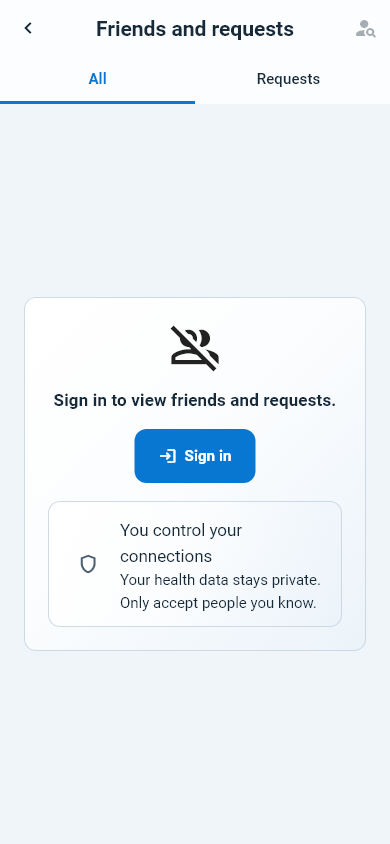
#> input picture test/visual_closure/goldens/visual_closure_community_connections_phone.png, 390 x 844 px, given in place of exec-d5e8b7c7-0edc-49a1-a1be-90cefaa1a7b7.png, which was not available
$ python generate_apple_review_screenshots.py
#> lines starting #> are read from the running program, lines starting #| are printed output that depends on the picture; after the words box and inside, x2 and y2 are one past the last pixel; in counts of white or black regions, pixels touching at a corner belong together; pictures that were not available may be replaced by others from this repository, and a replacement may not be noted
from pathlib import Path
import hashlib
from PIL import Image, ImageDraw, ImageFont, ImageFilter

ROOT = Path(__file__).resolve().parents[1]
SOURCE = ROOT / "test" / "visual_closure" / "goldens"
BACKGROUND = Path(r"C:\Users\HP 1040 G8\.codex\generated_images\01a09fa6-925b-7e60-b7b3-4643dd2d614f\exec-d5e8b7c7-0edc-49a1-a1be-90cefaa1a7b7.png")
OUTPUT = Path(r"C:\Users\HP 1040 G8\Desktop\BIL_App_Store_Build_28_Screenshots_FINAL\iPhone_6_9")
IPAD_OUTPUT = OUTPUT.parent / "iPad_13"
FONT_BOLD = r"C:\Windows\Fonts\segoeuib.ttf"
FONT_REGULAR = r"C:\Windows\Fonts\segoeui.ttf"

SCREENS = [
    ("01_dashboard.png", "visual_closure_dashboard_phone.png", "Your health, finally\nunderstandable.", "TODAY • CONTEXT • DIRECTION"),
    ("02_ai_coach.png", "visual_closure_ai_coach_conversation_phone.png", "Ask about your body.\nGet a clear answer.", "ASK • UNDERSTAND • DECIDE"),
    ("03_daily_log.png", "visual_closure_daily_log_meal_entry_phone.png", "Your whole day,\none calm view.", "MEALS • WATER • ACTIVITY"),
    ("04_food_search.png", "visual_closure_food_catalog_verified_result_phone.png", "Find food with\ntrusted evidence.", "SEARCH • REVIEW • LOG"),
    ("05_progress.png", "visual_closure_analytics_progress_phone.png", "See progress—\nnot noise.", "TRENDS • CONTEXT • CLARITY"),
    ("06_nutrition_goals.png", "visual_closure_nutrition_goals_phone.png", "Goals that adapt to\nyour real day.", "CALORIES • MACROS • NUTRIENTS"),
    ("07_workouts.png", "visual_closure_workout_library_phone.png", "Move with a plan\nyou can follow.", "STRENGTH • CARDIO • MOBILITY"),
    ("08_recipes.png", "visual_closure_recipe_discovery_phone.png", "Real meals for\nreal routines.", "DISCOVER • SAVE • COOK"),
]


def rounded_mask(size: tuple[int, int], radius: int) -> Image.Image:
    mask = Image.new("L", size, 0)
    ImageDraw.Draw(mask).rounded_rectangle((0, 0, size[0], size[1]), radius=radius, fill=255)
    return mask


def fit_cover(image: Image.Image, size: tuple[int, int]) -> Image.Image:
#> called with size = (1290, 2796)
    ratio = max(size[0] / image.width, size[1] / image.height)
#> ratio = 3.31
    resized = image.resize((round(image.width * ratio), round(image.height * ratio)), Image.Resampling.LANCZOS)
    left = (resized.width - size[0]) // 2
#> left = 1
    top = (resized.height - size[1]) // 2
#> top = 0
    return resized.crop((left, top, left + size[0], top + size[1]))


def main() -> None:
    OUTPUT.mkdir(parents=True, exist_ok=True)
    base = fit_cover(Image.open(BACKGROUND).convert("RGB"), (1290, 2796))
    title_font = ImageFont.truetype(FONT_BOLD, 92)
    kicker_font = ImageFont.truetype(FONT_BOLD, 26)
    brand_font = ImageFont.truetype(FONT_BOLD, 34)
    brand_small = ImageFont.truetype(FONT_REGULAR, 18)

    for filename, source_name, headline, kicker in SCREENS:
        target = OUTPUT / filename
        if target.exists() and target.stat().st_size > 0:
            continue
        canvas = base.copy()
        draw = ImageDraw.Draw(canvas)
        draw.rounded_rectangle((72, 72, 156, 156), radius=42, fill="#F7FAFC")
        draw.text((92, 96), "BiL", font=ImageFont.truetype(FONT_BOLD, 25), fill="#071927")
        draw.text((184, 82), "BIL™", font=brand_font, fill="white")
        draw.text((184, 124), "BODY INTELLIGENCE LOG", font=brand_small, fill="#A8CBD7")
        draw.multiline_text((72, 205), headline, font=title_font, fill="white", spacing=2)
        draw.text((74, 435), kicker, font=kicker_font, fill="#72E4CF")

        shot = Image.open(SOURCE / source_name).convert("RGB")
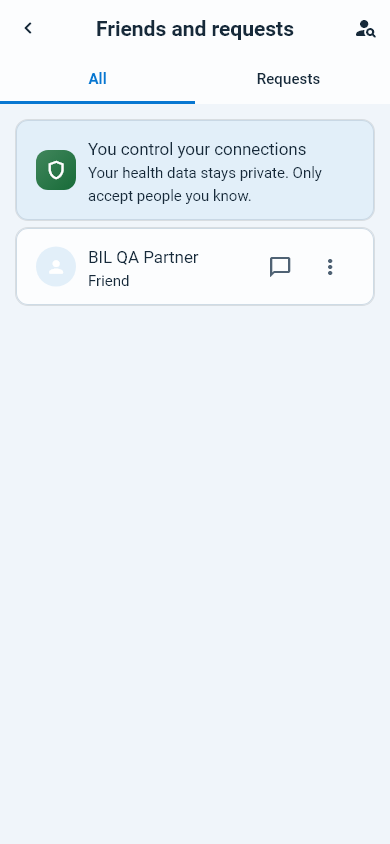
#> input picture test/visual_closure/goldens/visual_closure_community_friend_authenticated_phone.png, 390 x 844 px, given in place of visual_closure_dashboard_phone.png, which was not available
        target_w = 930
        target_h = round(shot.height * target_w / shot.width)
#> target_h = 2013
        shot = shot.resize((target_w, target_h), Image.Resampling.LANCZOS)
#> shot: PIL image 930x2013 RGB
        mask = rounded_mask(shot.size, 62)
#> in rounded_mask, `mask = Image.new("L", size, 0)`: mask: PIL image 930x2013 L; every value is 0
#> in rounded_mask, `ImageDraw.Draw(mask).rounded_rectangle((0, 0, size[0], size[1]), radiu..`:
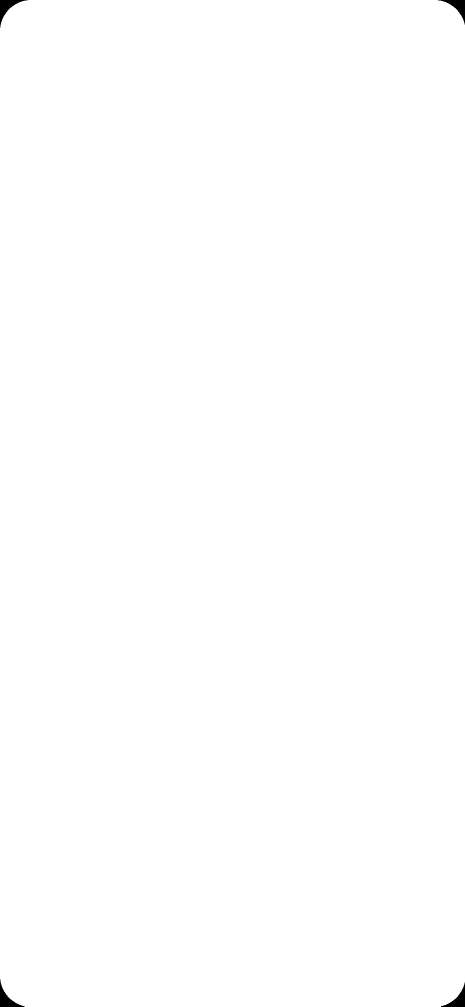
#> mask: PIL image 930x2013 L (shown at 1/2 size); 99.8% white; 4 black regions, box (x1, y1, x2, y2) and area: (0, 0, 55, 55) 842, (876, 0, 930, 49) 787, (0, 1959, 49, 2013) 787, (882, 1965, 930, 2013) 733
        shadow = Image.new("RGBA", canvas.size, (0, 0, 0, 0))
#> shadow: PIL image 1290x2796 RGBA; every value is 0
        shadow_shape = Image.new("RGBA", shot.size, (0, 0, 0, 170))
        shadow_shape.putalpha(mask)
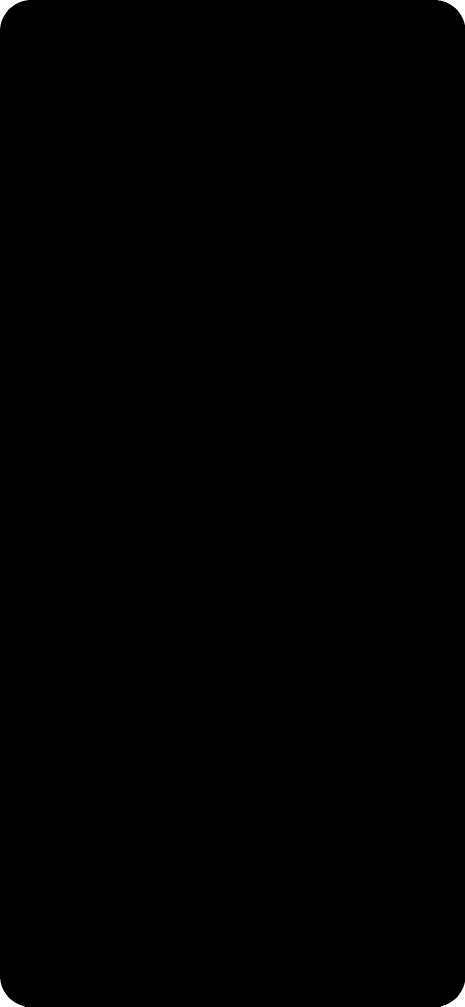
#> shadow_shape: PIL image 930x2013 RGBA (shown at 1/2 size); mean R, G, B, A 0, 0, 0, 254.6; transparent parts drawn white
        shadow.alpha_composite(shadow_shape, (195, 586))
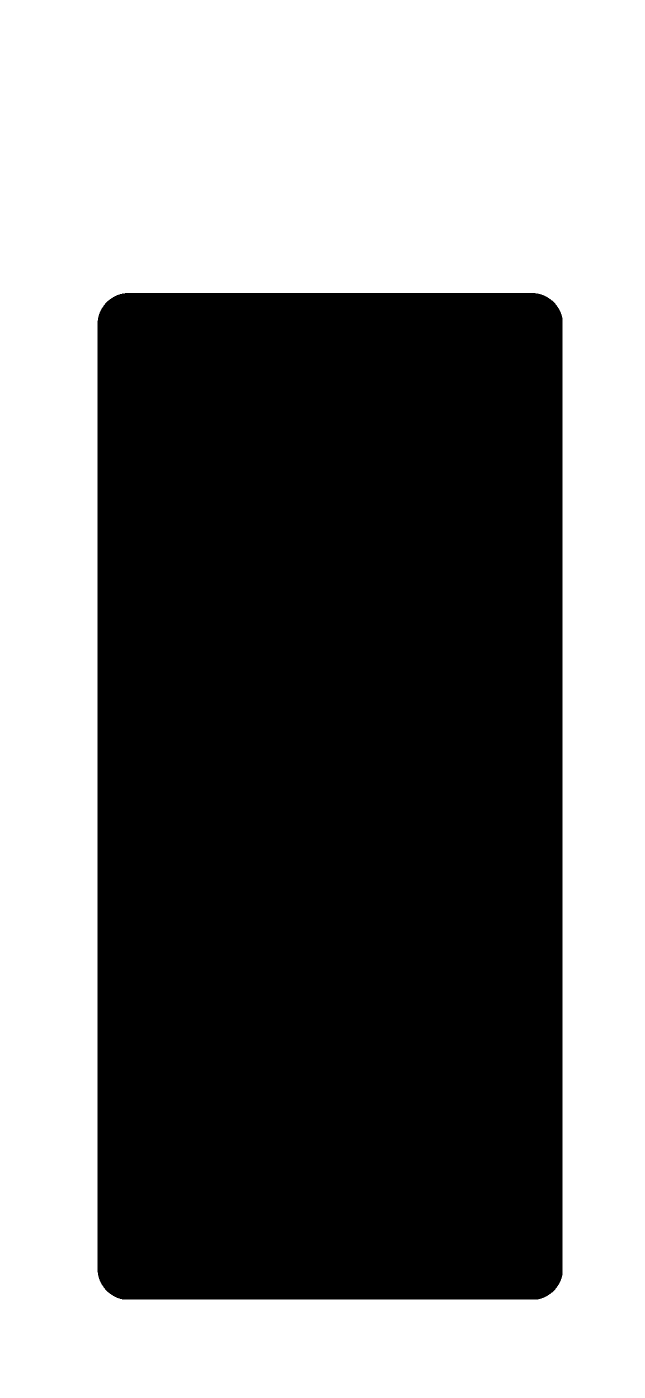
#> shadow: PIL image 1290x2796 RGBA (shown at 1/2 size); mean R, G, B, A 0, 0, 0, 132.1; transparent parts drawn white
        shadow = shadow.filter(ImageFilter.GaussianBlur(30))
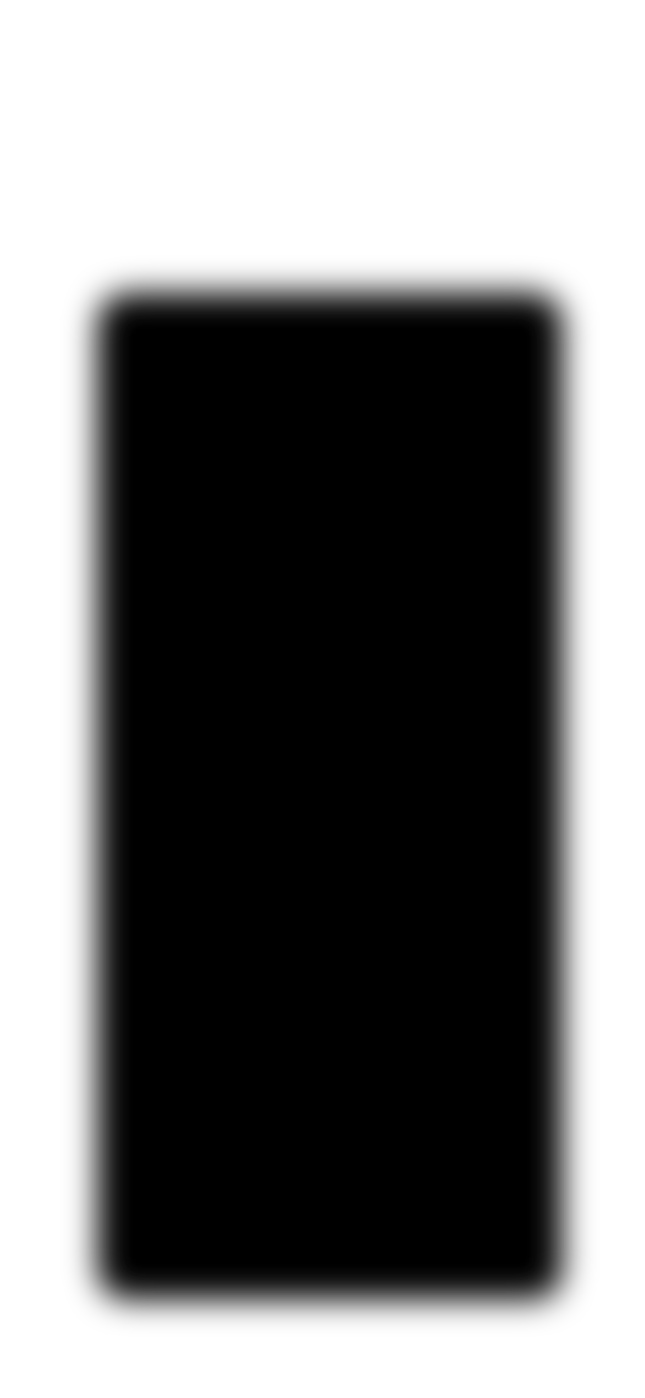
#> shadow: PIL image 1290x2796 RGBA (shown at 1/2 size); mean R, G, B, A 0, 0, 0, 132.1; transparent parts drawn white
        canvas = Image.alpha_composite(canvas.convert("RGBA"), shadow)
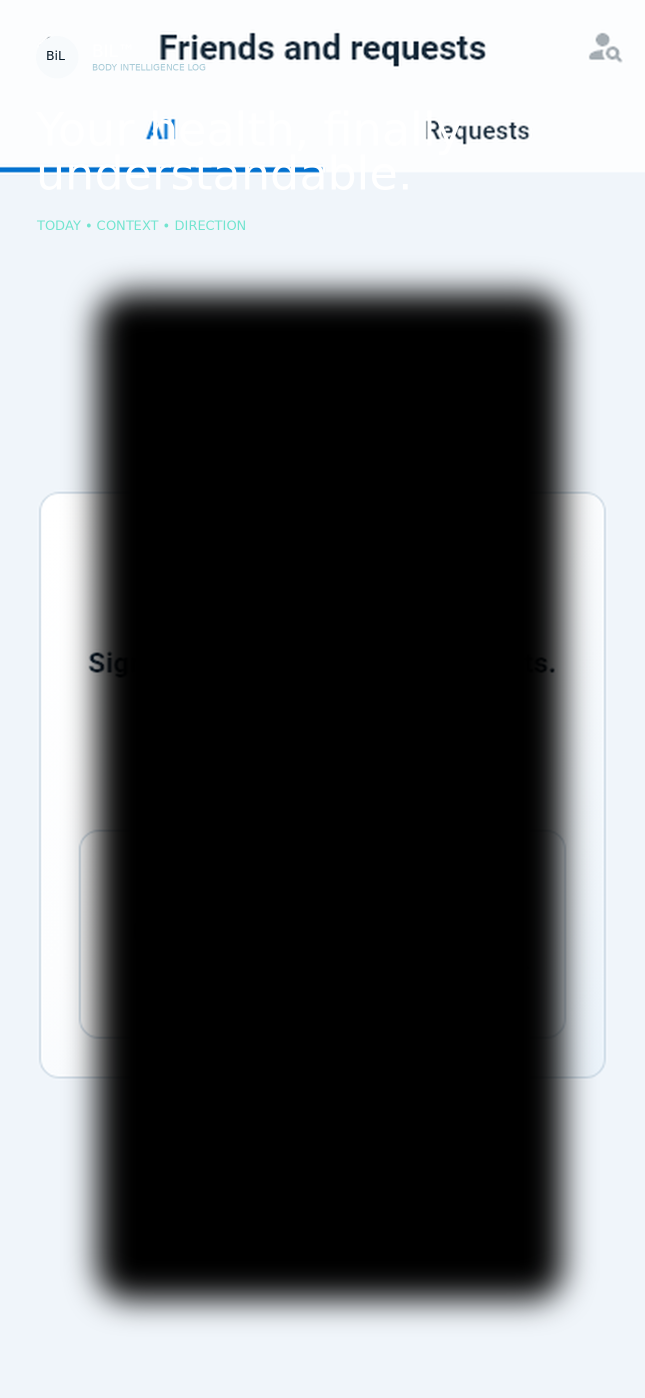
#> canvas: PIL image 1290x2796 RGBA (shown at 1/2 size); mean R, G, B, A 116.1, 118.2, 120.1, 255
        canvas.paste(shot, (180, 550), mask)
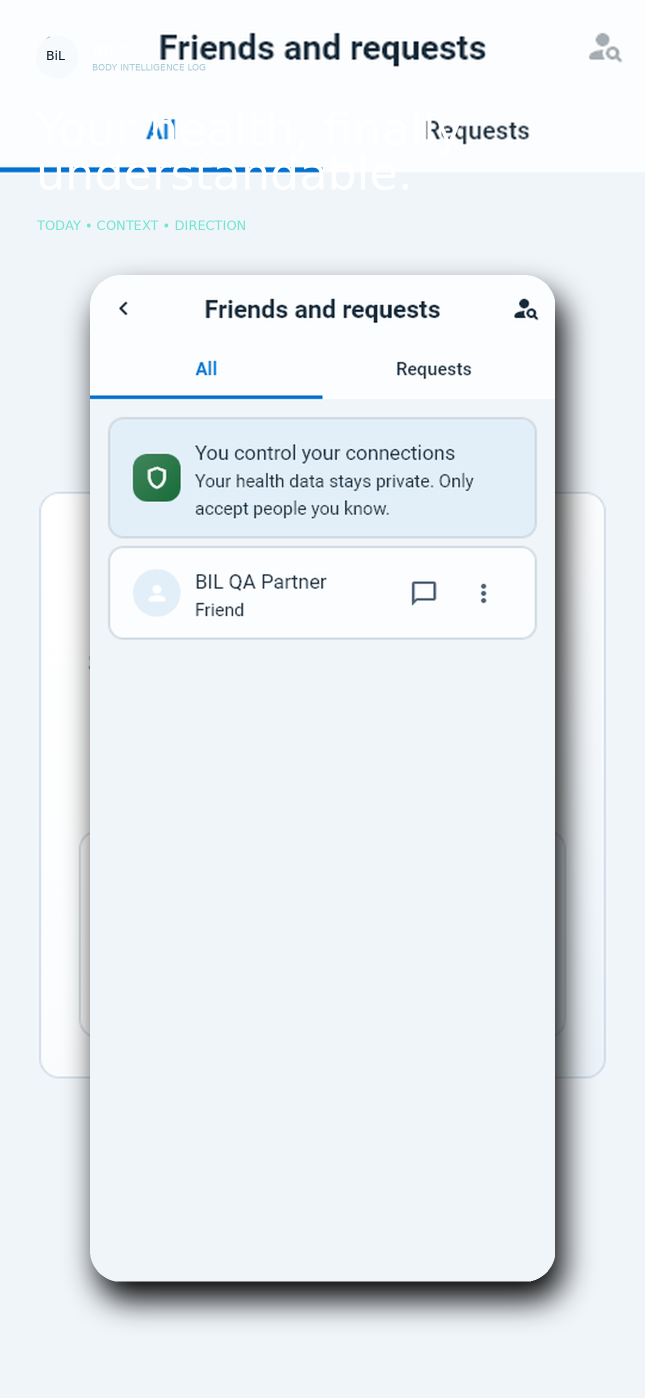
#> canvas: PIL image 1290x2796 RGBA (shown at 1/2 size); mean R, G, B, A 232.8, 237.8, 242.1, 255

        out = canvas.convert("RGB")
        out.save(target, "PNG", optimize=True)

    (OUTPUT.parent / "README.txt").write_text(
        "BIL App Store replacement screenshots for iPhone 6.9-inch display.\n"
        "Exact dimensions: 1290 x 2796 pixels.\n"
        "Sources are app captures without Android status bars or Android platform branding.\n"
        "Do not upload to Google Play.\n",
        encoding="utf-8",
    )
    preview = Image.new("RGB", (720, 820), "#061A26")
    for index, (filename, *_rest) in enumerate(SCREENS):
        item = Image.open(OUTPUT / filename).convert("RGB")
        item.thumbnail((168, 364), Image.Resampling.LANCZOS)
        x = 9 + (index % 4) * 177
        y = 28 + (index // 4) * 392
        preview.paste(item, (x, y))
    preview.save(OUTPUT.parent / "CONTACT_SHEET_PREVIEW_FINAL.jpg", "JPEG", quality=92)

    IPAD_OUTPUT.mkdir(parents=True, exist_ok=True)
    ipad_base = fit_cover(Image.open(BACKGROUND).convert("RGB"), (2064, 2752))
    ipad_title_font = ImageFont.truetype(FONT_BOLD, 88)
    ipad_kicker_font = ImageFont.truetype(FONT_BOLD, 28)
    ipad_brand_font = ImageFont.truetype(FONT_BOLD, 38)
    for filename, source_name, headline, kicker in SCREENS:
        ipad_target = IPAD_OUTPUT / filename
        if ipad_target.exists() and ipad_target.stat().st_size > 0:
            continue
        canvas = ipad_base.copy()
        draw = ImageDraw.Draw(canvas)
        draw.rounded_rectangle((96, 72, 188, 164), radius=46, fill="#F7FAFC")
        draw.text((117, 100), "BiL", font=ImageFont.truetype(FONT_BOLD, 28), fill="#071927")
        draw.text((220, 79), "BIL™", font=ipad_brand_font, fill="white")
        draw.text((220, 126), "BODY INTELLIGENCE LOG", font=brand_small, fill="#A8CBD7")
        draw.multiline_text((96, 205), headline, font=ipad_title_font, fill="white", spacing=2)
        draw.text((98, 430), kicker, font=ipad_kicker_font, fill="#72E4CF")

        ipad_source_name = source_name.replace("_phone.png", "_ipad.png")
        shot = Image.open(SOURCE / ipad_source_name).convert("RGB")
        target_w = 1600
        target_h = round(shot.height * target_w / shot.width)
        shot = shot.resize((target_w, target_h), Image.Resampling.LANCZOS)
        mask = rounded_mask(shot.size, 48)
        shadow = Image.new("RGBA", canvas.size, (0, 0, 0, 0))
        shadow_shape = Image.new("RGBA", shot.size, (0, 0, 0, 150))
        shadow_shape.putalpha(mask)
        x = (canvas.width - target_w) // 2
        y = 510
        shadow.alpha_composite(shadow_shape, (x + 10, y + 18))
        shadow = shadow.filter(ImageFilter.GaussianBlur(28))
        canvas = Image.alpha_composite(canvas.convert("RGBA"), shadow)
        canvas.paste(shot, (x, y), mask)
        canvas.convert("RGB").save(ipad_target, "PNG", optimize=True)

    (IPAD_OUTPUT / "README.txt").write_text(
        "BIL App Store replacement screenshots for iPad 13-inch display.\n"
        "Exact dimensions: 2064 x 2752 pixels.\n"
        "Sources are authentic tablet-layout widget captures without Android UI.\n",
        encoding="utf-8",
    )
    ipad_preview = Image.new("RGB", (1080, 760), "#061A26")
    for index, (filename, *_rest) in enumerate(SCREENS):
        item = Image.open(IPAD_OUTPUT / filename).convert("RGB")
        item.thumbnail((250, 334), Image.Resampling.LANCZOS)
        x = 20 + (index % 4) * 265
        y = 25 + (index // 4) * 365
        ipad_preview.paste(item, (x, y))
    ipad_preview.save(
        OUTPUT.parent / "CONTACT_SHEET_IPAD_13_FINAL.jpg", "JPEG", quality=92
    )
    manifest_lines = []
    for folder in (OUTPUT, IPAD_OUTPUT):
        for asset in sorted(folder.glob("*.png")):
            digest = hashlib.sha256(asset.read_bytes()).hexdigest()
            manifest_lines.append(f"{folder.name}/{asset.name}  {digest}")
    (OUTPUT.parent / "MANIFEST_SHA256.txt").write_text(
        "\n".join(manifest_lines) + "\n",
        encoding="utf-8",
    )


if __name__ == "__main__":
#> (the run stopped early here; a loop or call above may not have finished)
